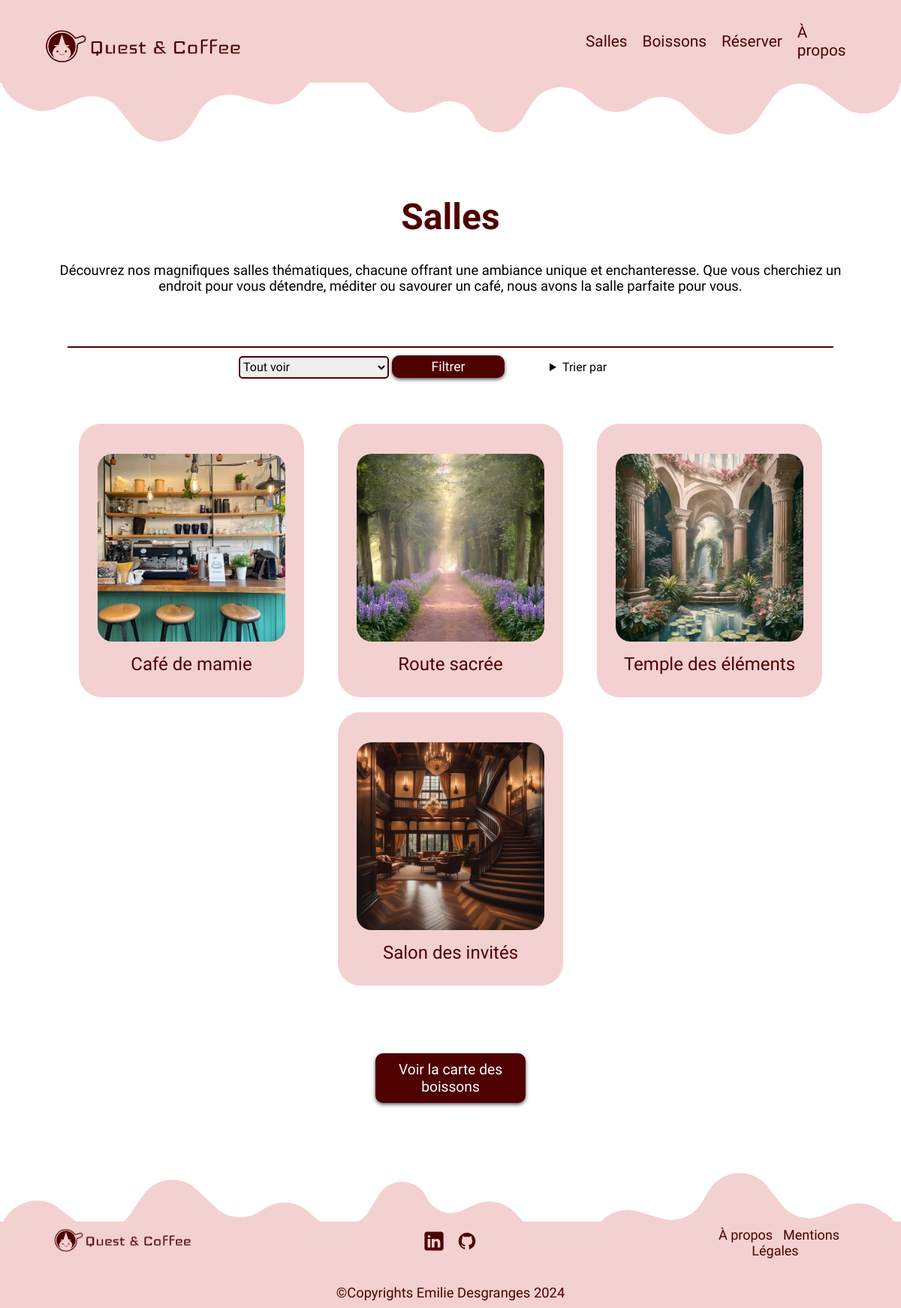
Page /salles.php on the committed database.
### tables this page shows
CREATE TABLE `salle` (
  `id_salle` int(11) NOT NULL,
  `nom_salle` varchar(50) NOT NULL,
  `description_salle` text NOT NULL,
  `jeu` varchar(50) DEFAULT NULL,
  `prix_salle` decimal(10,0) NOT NULL,
  `photo_salle` varchar(50) NOT NULL,
  `ambiance` int(11) NOT NULL,
  `nouveaute` tinyint(1) NOT NULL
);

### salles.php (the view, shortened to what this page needs)
<!DOCTYPE html>
<html lang="fr">
<head>
    <link rel="stylesheet" href="style.css">
    <link rel="stylesheet" href="style-salle.css">
</head>
<body>
    <?php require "header.php"; ?>
    <main>
        <h1 id="content">Salles</h1>
        <p>Découvrez nos magnifiques salles thématiques, chacune offrant une ambiance unique et enchanteresse. Que vous cherchiez un endroit pour vous détendre, méditer ou savourer un café, nous avons la salle parfaite pour vous.</p>
        <hr>
        <span class="filtre">
            <form action="">
                <select name="filtre" id="filtre">
                    <option value="0">Tout voir</option>
                </select>
                <input type="button" name="filtrer" id="filtrer" class="button-style small-button" value="Filtrer">
            </form>
            <details>
                <summary>Trier par </summary>
            </details>
        </span>
        <span class="liste-salles">
            <?php require "connexion.php";
            $requete = "SELECT * FROM salle";
            $stmt = $db->query($requete);
            $result = $stmt->fetchall(PDO::FETCH_ASSOC);
            if (count($result) > 0) {
                foreach ($result as $salle) {
                    ?>
                    <div class="salle" data-ambiance="<?= $salle["ambiance"]; ?>">
                        <a href="detail.php?id_salle=<?= $salle["id_salle"]; ?>"><img
                                src="img/salle/<?= $salle["photo_salle"]; ?>"
                                alt="lien vers les détails de la salle <?= $salle["nom_salle"]; ?> "></a>
                        <a href="detail.php?id_salle=<?= $salle["id_salle"]; ?>"><?= $salle["nom_salle"]; ?></a>
                    </div>
                    <?php
                }
            } else {
                echo "Aucun résultat trouvé";
                echo '<a href="salles.php">Voir toutes les salles</a>'  ;
            }
            ?>
        </span>
            <a href="boissons.php" class="button-style centerElem">Voir la carte des boissons</a>
    </main>
    <?php require "footer.php"; ?>
</body>
</html>

### style.css (style rules this page uses)
*, *::after, *::before { box-sizing: border-box; }
:root { --darkRed :#4F0000; --lightPink : #F4D1D1; }
body { position: relative; margin: 0; }
hr { width: 85%; margin-top: 70px; margin-bottom: 70px; border-color: var(--darkRed); }
h1, h2, h3, h4, a, button, label, legend { font-family: "Iceland", sans-serif, Impact, Impact,'Arial Narrow Bold', sans-serif; color: var(--darkRed); }
p { font-family: "Itim", cursive, Arial, Helvetica, sans-serif; font-size: 1.15rem; }
input, select, details { font-family: "Itim", cursive, Arial, Helvetica, sans-serif; font-size: 1rem; }
input { border: var(--darkRed) 1px solid; border-radius: 4px; }
.button-style, button { text-decoration: none; color: #fff; font-size: 1.2rem; border-radius: 10px; padding: 10px; width: 200px; text-align: center; background-color: var(--darkRed); border: none; cursor: pointer; box-shadow: 0 2px 5px #000000b0; transition: ease 0.5s; z-index: 2; }
.small-button { font-size: 1.1rem; border-radius: 10px; padding: 5px 10px; width: 150px; }
.centerElem { display: block; margin-left: auto; margin-right: auto; }

### style-salle.css (style rules this page uses)
:root { --darkRed :#4F0000; --lightPink : #F4D1D1; }
h1 { font-size: 3rem; text-align: center; }
p { text-align: center; width: 90%; margin-right: auto; margin-left: auto; }
hr { margin-bottom: 10px; }
main a { text-decoration: none; font-size: 1.5rem; margin-top: 10px; }
.filtre { display: flex; justify-content: center; align-items: center; gap: 5vw; }
select { border: var(--darkRed) 2px solid; width: 200px; height: 30px; border-radius: 5px; }
details { width: 150px; height: 20px; overflow: visible; z-index: 2; }
.liste-salles { display: flex; justify-content: space-evenly; flex-wrap: wrap; margin-left: auto; margin-right: auto; padding: 5vw; }
.liste-salles img { width: 250px; height: 250px; border-radius: 20px; margin-left: auto; margin-right: auto; }
.salle { display: flex; flex-direction: column; text-align: center; background-color: #F4D1D1; border-radius: 30px; width: 300px; padding: 30px 0; margin-bottom: 20px; animation: ease 1s; }

### style_composant.css (style rules this page uses)
*, *::after, *::before { box-sizing: border-box; }
body { margin: 0; }

### rows in the picture
salle: photo_salle (picture), nom_salle "Café de mamie"
salle: photo_salle (picture), nom_salle "Route sacrée"
salle: photo_salle (picture), nom_salle "Temple des éléments"
salle: photo_salle (picture), nom_salle "Salon des invités"
